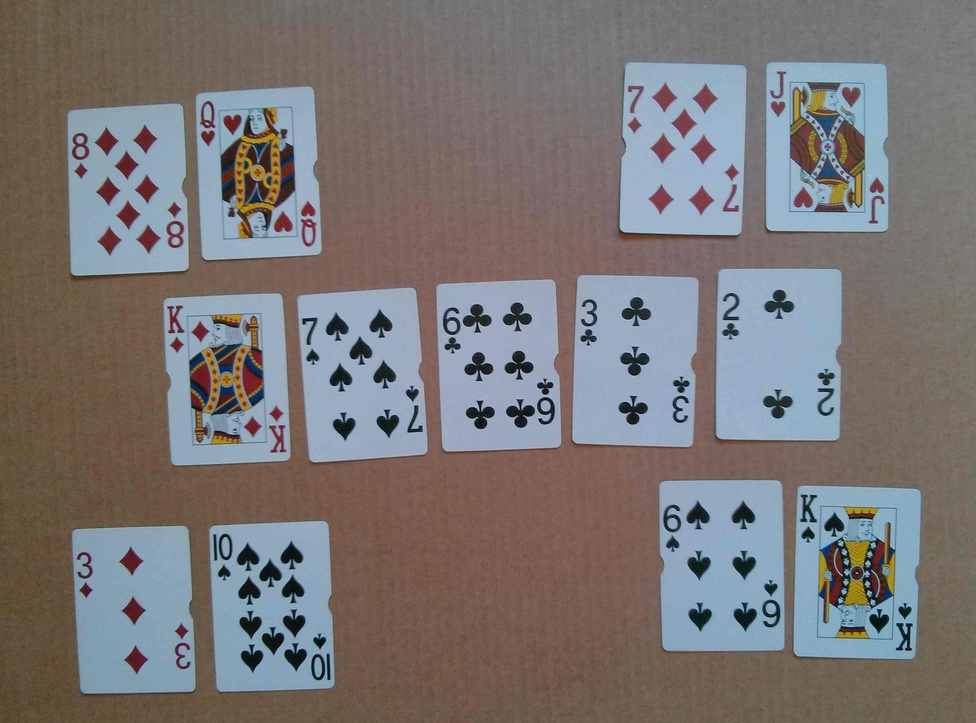
#> input picture TestOpenCV-Python/raw_images/desk.jpg, 976 x 723 px, shrunk from 2831 x 2099 before the run
$ python test.py   (older library calls are emulated)
#> lines starting #> are read from the running program, lines starting #| are printed output that depends on the picture; after the words box and inside, x2 and y2 are one past the last pixel; in counts of white or black regions, pixels touching at a corner belong together
__author__ = 'young'

from PIL import Image
from numpy import *
from scipy.ndimage import filters
from scipy.misc import imsave
import cv2
import cv2.cv as cv
import numpy as np

def medianCanny(img, thresh1, thresh2):
    median = np.median(img)
    img = cv2.Canny(img, int(thresh1 * median), int(thresh2 * median))
    return img

# read image
img_orig = cv2.imread("raw_images/desk.jpg")
#> img_orig is the input picture: shape (723, 976, 3); mean B, G, R 116.9, 117.2, 121.9

# convert to grayscale
img = cv2.cvtColor(img_orig,cv2.cv.CV_RGB2GRAY)
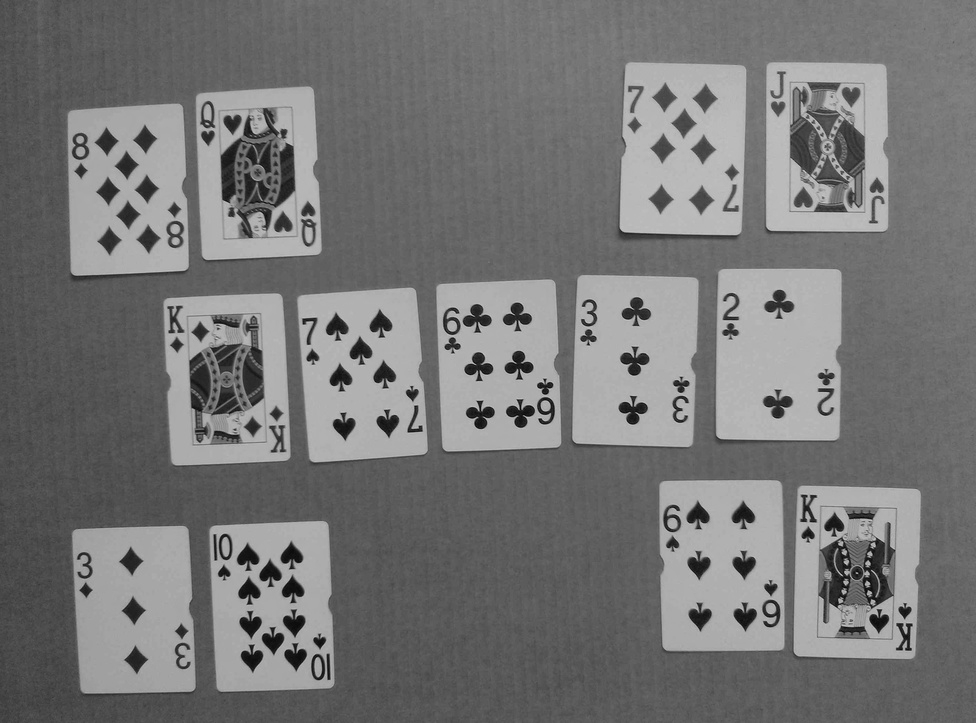
#> img: shape (723, 976); min 3, max 202, mean 117.7

# apply gaussian blur
img = cv2.GaussianBlur(img, (5,5), 0)

# thresholding
flag, img = cv2.threshold(img,0,255,cv2.THRESH_OTSU)
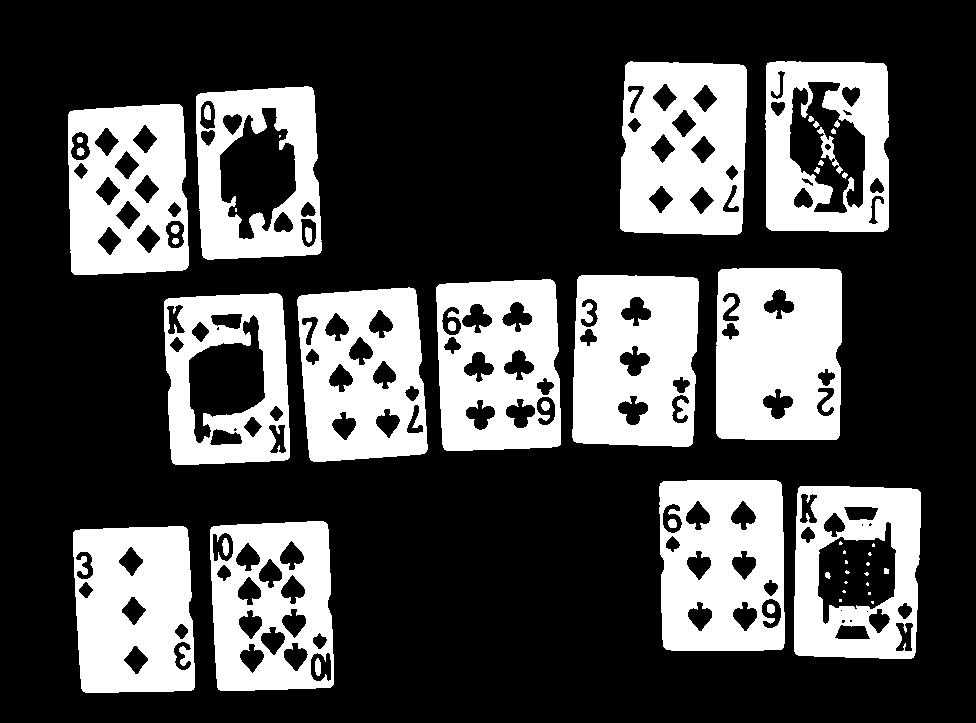
#> img: shape (723, 976); 29.4% white; 51 white regions (16 under 20 px), largest, box (x1, y1, x2, y2) and area: (716, 268, 842, 440) 19477, (572, 275, 699, 447) 18315, (620, 61, 747, 235) 18099
#> flag = 133

# find edges from the thresholding img
edges = medianCanny(img, 0.2, 0.3)
#> in medianCanny, `median = np.median(img)`: median = 0
#> in medianCanny, `img = cv2.Canny(img, int(thresh1 * median), int(thresh2 * median))`:
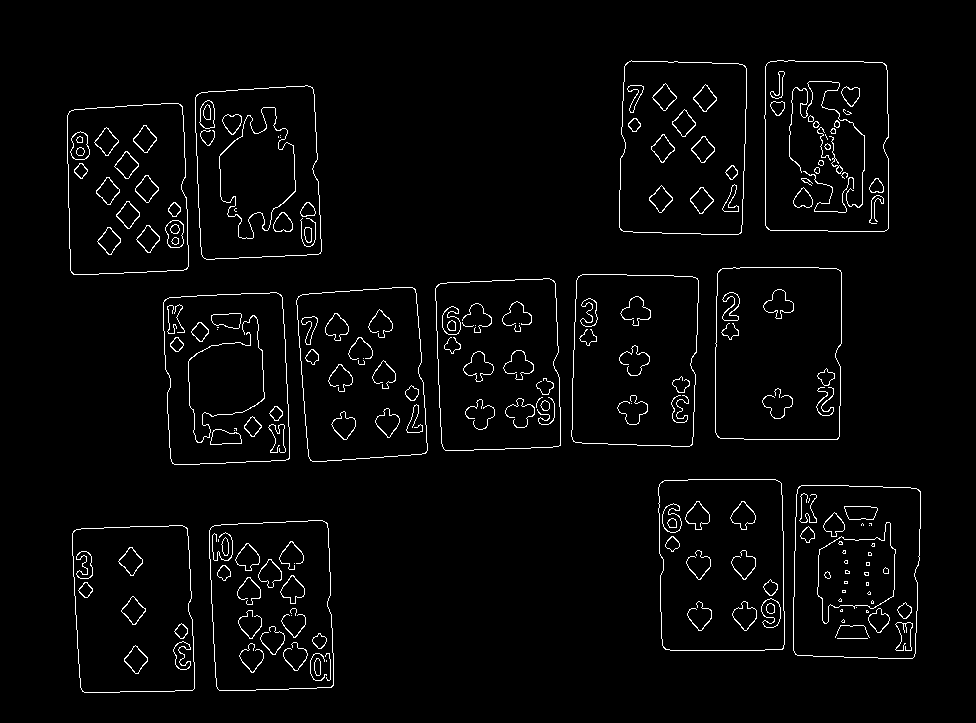
#> img: shape (723, 976); 2.8% white in thin lines or dots, all inside (x1, y1, x2, y2) = (67, 60, 921, 693)

contours,hierarchy = cv2.findContours(edges, cv2.RETR_TREE,cv2.CHAIN_APPROX_SIMPLE)
#> contours = 338 contours, 115 with area under 20; largest, box (x1, y1, x2, y2) and area: (715, 267, 842, 440) 21266, (715, 267, 842, 440) 21258, (793, 485, 921, 659) 21030, (793, 485, 921, 659) 21025, (619, 60, 747, 235) 20957
hierarchy = hierarchy[0]

for component in zip(contours, hierarchy):
    currentContour = component[0]
    currentHierarchy = component[1]
    x,y,w,h = cv2.boundingRect(currentContour)
    if currentHierarchy[2] < 0:
        # these are the innermost child components
        cv2.rectangle(img_orig,(x,y),(x+w,y+h),(0,0,255),3)
    elif currentHierarchy[3] < 0:
        # these are the outermost parent components
        cv2.rectangle(img_orig,(x,y),(x+w,y+h),(0,255,0),3)
#> this loop made 338 passes
#> (currentHierarchy, x, y, w, h) on passes 1 to 3: ([16, -1, 1, -1], 72, 525, 123, 168), ([-1, -1, 2, 0], 72, 525, 123, 168), ([4, -1, 3, 1], 124, 645, 24, 29)
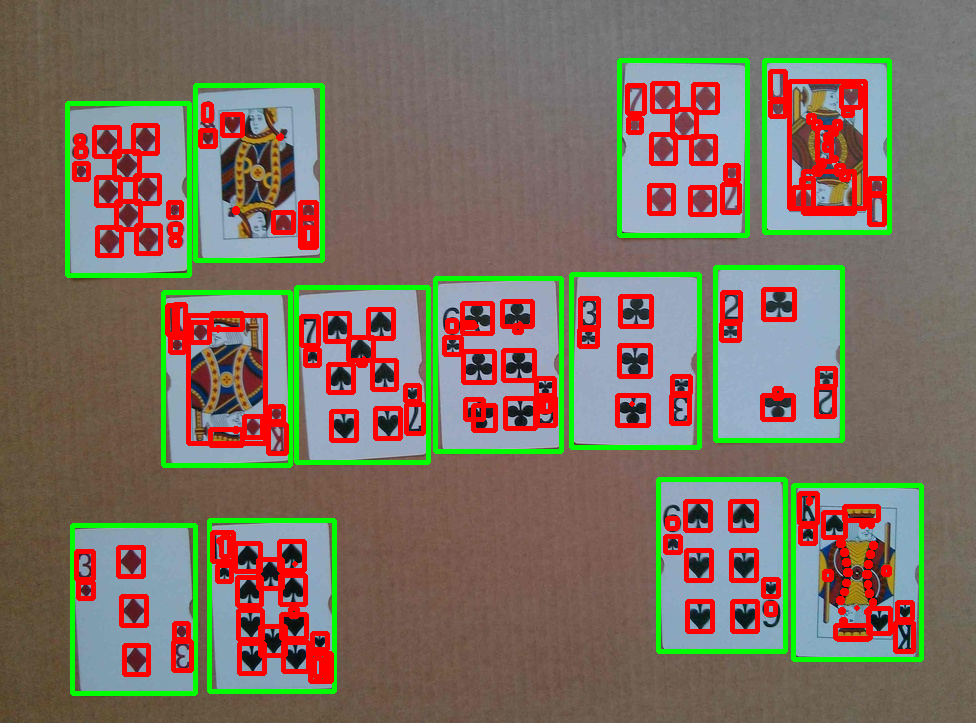
#> img_orig: shape (723, 976, 3); 13.62% of pixels changed, all inside (x1, y1, x2, y2) = (65, 58, 924, 696)


# display
# cv2.imshow('img',img_orig)
# cv2.waitKey(0)
# cv2.destroyAllWindows()

cv2.imwrite("desk-rect.jpg", img_orig)
